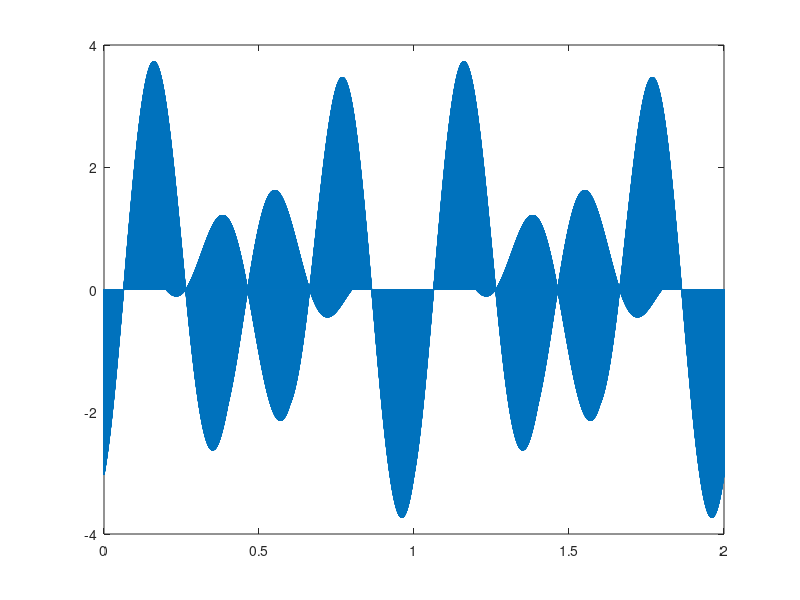
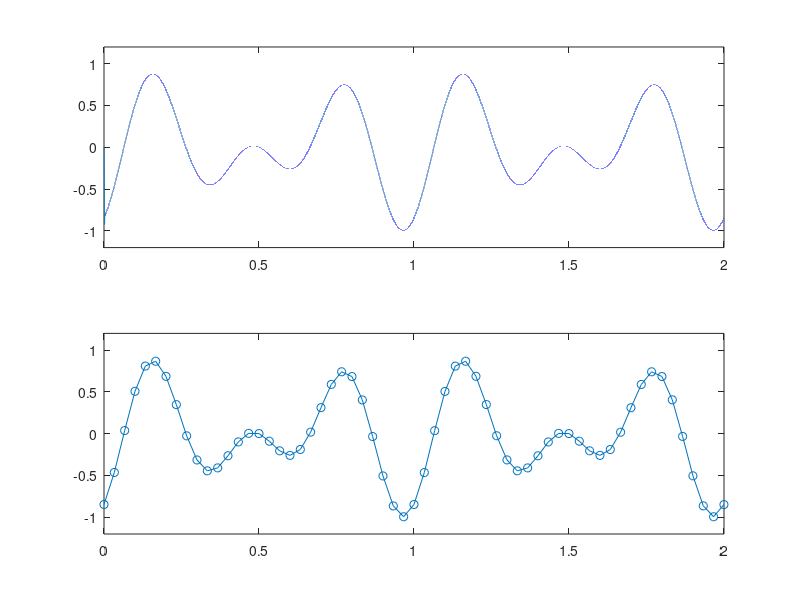
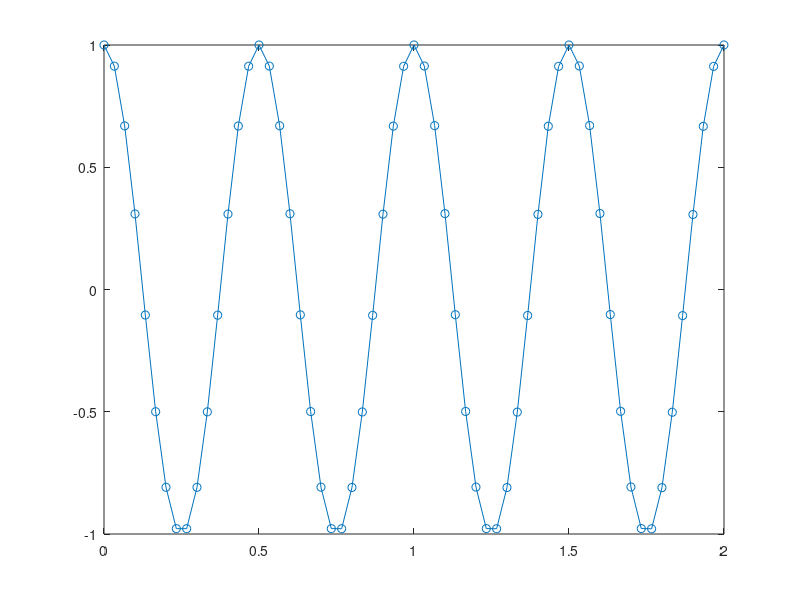

Write the MATLAB code that produced these figures, in order.
% Perform disambiguation by mixing modulation signals.
% frequency of shutter = fs,
% frequency of light = f1 + f2
% apply two difference frequencies, fd1 and fd2.

clear all;

max_time = 2; % seconds
theta = 10;
sample_rate = 30; % Hz


t = 0:0.00001:max_time;

f1 = 2e4;
f2 = 3e4;
fd1 = 2;
fd2 = 3;


ss = sin(t*f1*2*pi) + sin(t*f2*2*pi); % shutter signal
sl1 = sin(2*pi*t*(f1+fd1)+theta); % light signal
sl2 = sin(2*pi*t*(f2+fd2)+theta);
sl = sl1+sl2;

sr = ss.*sl; % resultant signal

figure; plot(t,sr);
% low-pass filter (action of digital camera)
[B,A] = butter(4,0.01);

srf = filter(B,A,sr);


% beat frequency is 3 and 5 Hz, so reasonable sample rate can expect 30 Hz.
resample_rate = floor(length(t)/(sample_rate*max_time));
srr = srf(1:resample_rate:end);
% Add back in 1st sample, since it shouldn't be zero.
srr(1) = srr(sample_rate+1);
tr = t(1:resample_rate:end);
figure; subplot(2,1,1); plot(t,srf); axis([0,max_time,-1.2,1.2]); subplot(2,1,2); plot(tr,srr,'-o'); axis([0,max_time,-1.2,1.2]);

sin1 = sin(tr*fd1*2*pi);
sin2 = sin(tr*fd2*2*pi);
cos1 = cos(tr*fd1*2*pi);
cos2 = cos(tr*fd2*2*pi);
figure; plot(tr,cos1,'-o');

real1 = cos1*srr';
imag1 = sin1*srr';
real2 = cos2*srr';
imag2 = sin2*srr';

atan2(imag1,real1)
atan2(imag2,real2)



